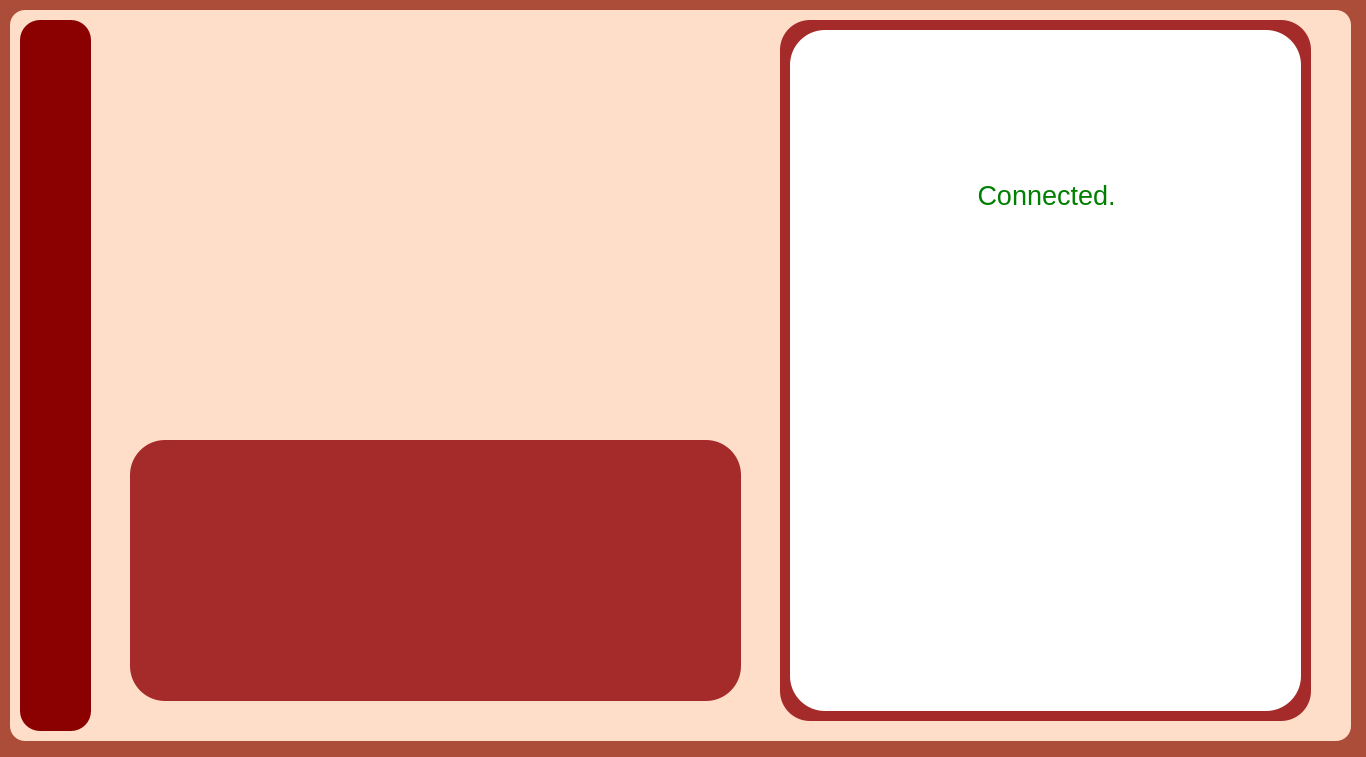
<?xml version="1.0" encoding="UTF-8"?>
<ui version="4.0">
 <class>Dialog</class>
 <widget class="QDialog" name="Dialog">
  <property name="geometry">
   <rect>
    <x>0</x>
    <y>0</y>
    <width>1366</width>
    <height>757</height>
   </rect>
  </property>
  <property name="windowTitle">
   <string>Dialog</string>
  </property>
  <property name="styleSheet">
   <string notr="true">background-color:#AC4D39;
</string>
  </property>
  <widget class="QLabel" name="label_2">
   <property name="geometry">
    <rect>
     <x>10</x>
     <y>10</y>
     <width>1341</width>
     <height>731</height>
    </rect>
   </property>
   <property name="styleSheet">
    <string notr="true">background-color: rgb(254, 222, 201);
border-radius:15px;
</string>
   </property>
   <property name="text">
    <string/>
   </property>
  </widget>
  <widget class="QStackedWidget" name="menu_stacked_widget">
   <property name="geometry">
    <rect>
     <x>100</x>
     <y>20</y>
     <width>1231</width>
     <height>711</height>
    </rect>
   </property>
   <property name="styleSheet">
    <string notr="true">background-color:rgb(254, 222, 201);
selection-background-color: rgb(254, 222, 201);</string>
   </property>
   <property name="currentIndex">
    <number>0</number>
   </property>
   <widget class="QWidget" name="page_menu">
    <widget class="QLabel" name="label_3">
     <property name="geometry">
      <rect>
       <x>10</x>
       <y>10</y>
       <width>661</width>
       <height>391</height>
      </rect>
     </property>
     <property name="styleSheet">
      <string notr="true">border-image: url(:/img/on air image.png);
border-radius:32px;</string>
     </property>
     <property name="text">
      <string/>
     </property>
    </widget>
    <widget class="QLabel" name="label_4">
     <property name="geometry">
      <rect>
       <x>680</x>
       <y>0</y>
       <width>531</width>
       <height>701</height>
      </rect>
     </property>
     <property name="styleSheet">
      <string notr="true">background-color:Brown;
border-radius:30px;</string>
     </property>
     <property name="text">
      <string/>
     </property>
    </widget>
    <widget class="QLabel" name="label_admin">
     <property name="geometry">
      <rect>
       <x>880</x>
       <y>30</y>
       <width>131</width>
       <height>121</height>
      </rect>
     </property>
     <property name="styleSheet">
      <string notr="true">background-color:white;
image: url(:/img/1946429.png);</string>
     </property>
     <property name="text">
      <string/>
     </property>
    </widget>
    <widget class="QLabel" name="label_5">
     <property name="geometry">
      <rect>
       <x>690</x>
       <y>10</y>
       <width>511</width>
       <height>681</height>
      </rect>
     </property>
     <property name="styleSheet">
      <string notr="true">border-radius:35px;
background-color:white;
font-family:&quot;Dosis&quot;;
font-size:37px;

</string>
     </property>
     <property name="text">
      <string/>
     </property>
    </widget>
    <widget class="QLabel" name="label_6">
     <property name="geometry">
      <rect>
       <x>30</x>
       <y>420</y>
       <width>611</width>
       <height>261</height>
      </rect>
     </property>
     <property name="styleSheet">
      <string notr="true">background-color:Brown;
image: url(:/img/kisspng-social-media-computer-icons-social-network-do-not-conform-to-social-morality-5aec563338c9a1.6380052915254380032326.png);
border-radius:35px;
</string>
     </property>
     <property name="text">
      <string/>
     </property>
    </widget>
    <widget class="QLabel" name="label_8">
     <property name="geometry">
      <rect>
       <x>750</x>
       <y>210</y>
       <width>391</width>
       <height>431</height>
      </rect>
     </property>
     <property name="styleSheet">
      <string notr="true">background-color:white;
border-radius:35px;</string>
     </property>
     <property name="text">
      <string/>
     </property>
    </widget>
    <widget class="QLabel" name="label_9">
     <property name="geometry">
      <rect>
       <x>870</x>
       <y>160</y>
       <width>151</width>
       <height>31</height>
      </rect>
     </property>
     <property name="styleSheet">
      <string notr="true">background-color:white;
color:green;
font-size:27px;</string>
     </property>
     <property name="text">
      <string> Connected.</string>
     </property>
    </widget>
    <zorder>label_4</zorder>
    <zorder>label_5</zorder>
    <zorder>label_3</zorder>
    <zorder>label_admin</zorder>
    <zorder>label_6</zorder>
    <zorder>label_8</zorder>
    <zorder>label_9</zorder>
   </widget>
   <widget class="QWidget" name="page_emission">
    <widget class="QTabWidget" name="tabWidget">
     <property name="geometry">
      <rect>
       <x>680</x>
       <y>50</y>
       <width>621</width>
       <height>621</height>
      </rect>
     </property>
     <property name="styleSheet">
      <string notr="true">background-color:#feeadd;
</string>
     </property>
     <widget class="QWidget" name="tab">
      <attribute name="title">
       <string>Tab 1</string>
      </attribute>
     </widget>
     <widget class="QWidget" name="tab_2">
      <attribute name="title">
       <string>Tab 2</string>
      </attribute>
     </widget>
    </widget>
    <widget class="QStackedWidget" name="stackedWidget">
     <property name="geometry">
      <rect>
       <x>120</x>
       <y>50</y>
       <width>541</width>
       <height>621</height>
      </rect>
     </property>
     <property name="styleSheet">
      <string notr="true">background-color: rgb(254, 234, 221);
border-radius:40px;</string>
     </property>
     <property name="currentIndex">
      <number>0</number>
     </property>
     <widget class="QWidget" name="page_3"/>
     <widget class="QWidget" name="page_4"/>
    </widget>
    <widget class="QLabel" name="label_7">
     <property name="geometry">
      <rect>
       <x>20</x>
       <y>0</y>
       <width>261</width>
       <height>41</height>
      </rect>
     </property>
     <property name="text">
      <string>&lt;html&gt;&lt;head/&gt;&lt;body&gt;&lt;h1 style=&quot; margin-top:18px; margin-bottom:12px; margin-left:0px; margin-right:0px; -qt-block-indent:0; text-indent:0px;&quot;&gt;&lt;span style=&quot; font-size:14pt; font-weight:600; font-style:italic;&quot;&gt;Gestion des Emissions:&lt;/span&gt;&lt;/h1&gt;&lt;/body&gt;&lt;/html&gt;</string>
     </property>
    </widget>
   </widget>
   <widget class="QWidget" name="page_invite">
    <widget class="QLabel" name="label_10">
     <property name="geometry">
      <rect>
       <x>20</x>
       <y>10</y>
       <width>261</width>
       <height>41</height>
      </rect>
     </property>
     <property name="text">
      <string>&lt;html&gt;&lt;head/&gt;&lt;body&gt;&lt;h1 style=&quot; margin-top:18px; margin-bottom:12px; margin-left:0px; margin-right:0px; -qt-block-indent:0; text-indent:0px;&quot;&gt;&lt;span style=&quot; font-size:14pt; font-weight:600; font-style:italic;&quot;&gt;Gestion des invites:&lt;/span&gt;&lt;/h1&gt;&lt;/body&gt;&lt;/html&gt;</string>
     </property>
    </widget>
   </widget>
  </widget>
  <widget class="QPushButton" name="emission_button">
   <property name="geometry">
    <rect>
     <x>20</x>
     <y>40</y>
     <width>71</width>
     <height>61</height>
    </rect>
   </property>
   <property name="styleSheet">
    <string notr="true">QPushButton{
	image: url(:/img/podcast.png);
	
	
	
border-radius:5px;
background-color:DarkRed;
}
QPushButton:hover
{
color:red;
}</string>
   </property>
   <property name="text">
    <string/>
   </property>
  </widget>
  <widget class="QLabel" name="label">
   <property name="geometry">
    <rect>
     <x>20</x>
     <y>20</y>
     <width>71</width>
     <height>711</height>
    </rect>
   </property>
   <property name="styleSheet">
    <string notr="true"> background-color:DarkRed;
border-radius:20px;

</string>
   </property>
   <property name="text">
    <string/>
   </property>
  </widget>
  <widget class="QPushButton" name="pushButton_invite">
   <property name="geometry">
    <rect>
     <x>20</x>
     <y>110</y>
     <width>71</width>
     <height>61</height>
    </rect>
   </property>
   <property name="styleSheet">
    <string notr="true">QPushButton{
	
	image: url(:/img/guests.png);

border-radius:5px;
background-color:DarkRed;
}</string>
   </property>
   <property name="text">
    <string/>
   </property>
  </widget>
  <zorder>label_2</zorder>
  <zorder>menu_stacked_widget</zorder>
  <zorder>label</zorder>
  <zorder>emission_button</zorder>
  <zorder>pushButton_invite</zorder>
 </widget>
 <resources/>
 <connections/>
</ui>
